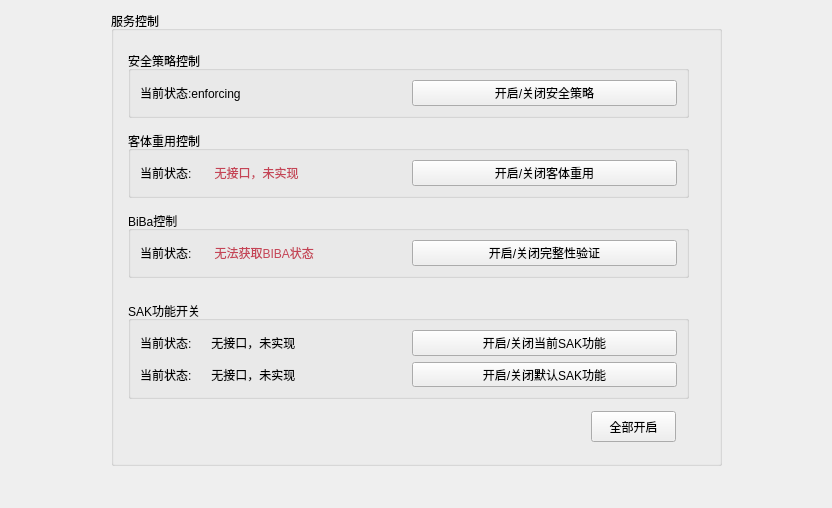
<?xml version="1.0" encoding="UTF-8"?>
<ui version="4.0">
 <class>SvrCtrlPage</class>
 <widget class="QWidget" name="SvrCtrlPage">
  <property name="geometry">
   <rect>
    <x>0</x>
    <y>0</y>
    <width>832</width>
    <height>508</height>
   </rect>
  </property>
  <property name="windowTitle">
   <string>Form</string>
  </property>
  <layout class="QGridLayout" name="gridLayout">
   <item row="0" column="0">
    <spacer name="horizontalSpacer">
     <property name="orientation">
      <enum>Qt::Horizontal</enum>
     </property>
     <property name="sizeHint" stdset="0">
      <size>
       <width>93</width>
       <height>20</height>
      </size>
     </property>
    </spacer>
   </item>
   <item row="0" column="1">
    <widget class="QGroupBox" name="groupBox">
     <property name="minimumSize">
      <size>
       <width>611</width>
       <height>455</height>
      </size>
     </property>
     <property name="title">
      <string>服务控制</string>
     </property>
     <widget class="QGroupBox" name="groupBox_9">
      <property name="enabled">
       <bool>true</bool>
      </property>
      <property name="geometry">
       <rect>
        <x>17</x>
        <y>120</y>
        <width>561</width>
        <height>67</height>
       </rect>
      </property>
      <property name="title">
       <string>客体重用控制</string>
      </property>
      <layout class="QHBoxLayout" name="horizontalLayout_3">
       <item>
        <widget class="QLabel" name="cur_audstatus_label_2">
         <property name="text">
          <string>&lt;html&gt;&lt;head/&gt;&lt;body&gt;&lt;p&gt;当前状态:	&amp;nbsp;&amp;nbsp;&amp;nbsp;&amp;nbsp;&amp;nbsp; &lt;span style=&quot; color:#c54456;&quot;&gt;无接口，未实现&lt;/span&gt;&lt;/p&gt;&lt;/body&gt;&lt;/html&gt;</string>
         </property>
        </widget>
       </item>
       <item>
        <widget class="QPushButton" name="close_client_reuse_Button">
         <property name="text">
          <string>开启/关闭客体重用</string>
         </property>
        </widget>
       </item>
      </layout>
     </widget>
     <widget class="QGroupBox" name="groupBox_10">
      <property name="enabled">
       <bool>true</bool>
      </property>
      <property name="geometry">
       <rect>
        <x>17</x>
        <y>200</y>
        <width>561</width>
        <height>67</height>
       </rect>
      </property>
      <property name="title">
       <string>BiBa控制</string>
      </property>
      <layout class="QHBoxLayout" name="horizontalLayout_4">
       <item>
        <widget class="QLabel" name="cur_audstatus_label_3">
         <property name="text">
          <string>&lt;html&gt;&lt;head/&gt;&lt;body&gt;&lt;p&gt;当前状态:	&amp;nbsp;&amp;nbsp;&amp;nbsp;&amp;nbsp;&amp;nbsp; &lt;span style=&quot; color:#c54456;&quot;&gt;无法获取BIBA状态&lt;/span&gt;&lt;/p&gt;&lt;/body&gt;&lt;/html&gt;</string>
         </property>
        </widget>
       </item>
       <item>
        <widget class="QPushButton" name="bibaCtrlButton">
         <property name="text">
          <string>开启/关闭完整性验证</string>
         </property>
        </widget>
       </item>
      </layout>
     </widget>
     <widget class="QGroupBox" name="groupBox_11">
      <property name="enabled">
       <bool>true</bool>
      </property>
      <property name="geometry">
       <rect>
        <x>17</x>
        <y>290</y>
        <width>561</width>
        <height>98</height>
       </rect>
      </property>
      <property name="title">
       <string>SAK功能开关</string>
      </property>
      <layout class="QGridLayout" name="gridLayout_16">
       <item row="0" column="0">
        <widget class="QLabel" name="cur_sakstatus_label">
         <property name="text">
          <string>当前状态:      无接口，未实现</string>
         </property>
        </widget>
       </item>
       <item row="0" column="1">
        <widget class="QPushButton" name="open_close_sak_Button">
         <property name="text">
          <string>开启/关闭当前SAK功能</string>
         </property>
        </widget>
       </item>
       <item row="1" column="0">
        <widget class="QLabel" name="def_sakstatus_label">
         <property name="text">
          <string>当前状态:      无接口，未实现</string>
         </property>
        </widget>
       </item>
       <item row="1" column="1">
        <widget class="QPushButton" name="open_close_def_sak_Button">
         <property name="text">
          <string>开启/关闭默认SAK功能</string>
         </property>
        </widget>
       </item>
      </layout>
     </widget>
     <widget class="QGroupBox" name="groupBox_7">
      <property name="geometry">
       <rect>
        <x>17</x>
        <y>40</y>
        <width>561</width>
        <height>67</height>
       </rect>
      </property>
      <property name="title">
       <string>安全策略控制</string>
      </property>
      <layout class="QHBoxLayout" name="horizontalLayout">
       <item>
        <widget class="QLabel" name="cur_status_label">
         <property name="text">
          <string>当前状态:enforcing</string>
         </property>
        </widget>
       </item>
       <item>
        <widget class="QPushButton" name="open_closeSecPolButton">
         <property name="text">
          <string>开启/关闭安全策略</string>
         </property>
        </widget>
       </item>
      </layout>
     </widget>
     <widget class="QPushButton" name="openAllButton">
      <property name="geometry">
       <rect>
        <x>480</x>
        <y>400</y>
        <width>85</width>
        <height>31</height>
       </rect>
      </property>
      <property name="text">
       <string>全部开启</string>
      </property>
     </widget>
    </widget>
   </item>
   <item row="0" column="2">
    <spacer name="horizontalSpacer_2">
     <property name="orientation">
      <enum>Qt::Horizontal</enum>
     </property>
     <property name="sizeHint" stdset="0">
      <size>
       <width>92</width>
       <height>20</height>
      </size>
     </property>
    </spacer>
   </item>
   <item row="1" column="1">
    <spacer name="verticalSpacer">
     <property name="orientation">
      <enum>Qt::Vertical</enum>
     </property>
     <property name="sizeHint" stdset="0">
      <size>
       <width>20</width>
       <height>26</height>
      </size>
     </property>
    </spacer>
   </item>
  </layout>
 </widget>
 <resources/>
 <connections/>
</ui>
